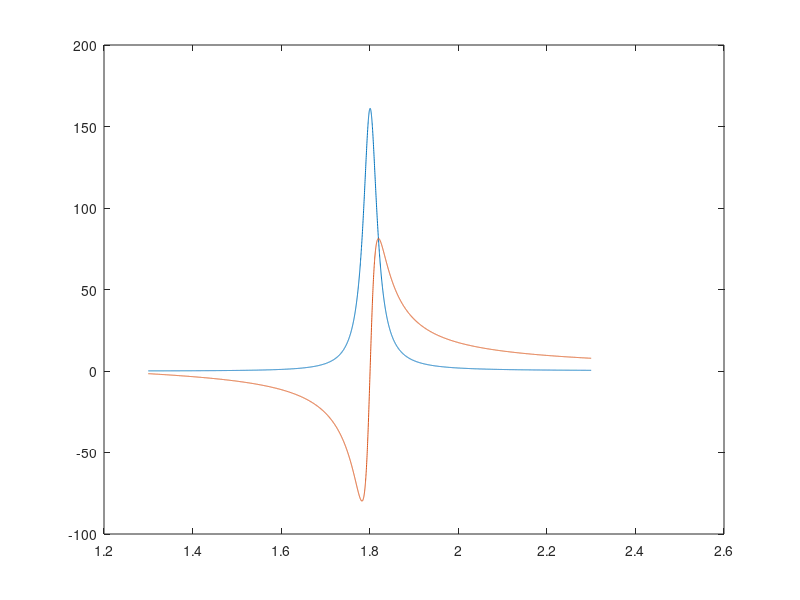

Here is the MATLAB script that generated this plot: (Note: this script raises an error after producing the figure.)
close all; clear; clc; addpath(genpath(fullfile([pwd '\Uni' '\grad' '\NKA' '\project01'])))

%% 1 Patch antenna TLM (Transmission Line Model) design
% universal constants
c = 3e8;
mu0 = 4*pi*1e-7;
% resonant frequency
f_r = 1.8e9;
lambda0 = c/f_r;
k0 = 2*pi/lambda0;
% copper cladding
t = 35e-6;
sigma = 5.6e7;
% substrate DICLAD
h = 1.5e-3;
epsR = 2.6;
tand = 0.0022;
% computational parameters
fSpan = 1e9;                                    % frequency plots span
Nfpoints = 5e3+1;                               % number of freq. points
f = linspace(f_r-fSpan/2, f_r+fSpan/2, Nfpoints);
NLpoints = 5e3;                                 % number of length points

% 1.1
% antenna dimensions
W = c./(2*f)*sqrt(2/(epsR+1));
epsR_eff = (epsR+1)/2+(epsR-1)/2*(1+12*h./W).^(-1/2);
deltaL = 0.412*h.*(((epsR_eff+0.3).*(W/h+0.264))./((epsR_eff-0.258).*(W/h+0.813)));
L_eff = c./(2*f.*sqrt(epsR_eff));
L = L_eff-2*deltaL;
fprintf('1.1\n----\n')
fprintf('f_r = %.2f GHz\n', f_r*1e-9)
fprintf('W(f=f_r) = %.2f mm\n', W(f==f_r)*1e3)
fprintf('L(f=f_r) = %.2f mm\n', L(f==f_r)*1e3)

% 1.2
% radiating slot admittance Y_s = G + iB
G = W/(120*lambda0)*(1-(k0*h)^2/24);            % for h/lambda0 < 1/10
B = W/(120*lambda0)*(1-0.636*log(k0*h));        % for 0.35 < W/lambda0 < 2
Y_s = G + 1i*B;
Z_s = 1./Y_s;

% characteristic impedance Z_c of a microstrip
if W/h <= 1
    Z_c = 60/sqrt(epsR_eff)*log(8*h/W+W/(4*h));
else
    Z_c = 120*pi./(sqrt(epsR_eff).*(W/h+1.393+0.667*log(W/h+1.444)));
end

% input impedance Z_in as a function of:
% L ... position of the feeding point from the edge of the antenna,
% f ... operating frequency
beta = 2*pi*sqrt(epsR_eff)/lambda0;
[L1, L2, Z1, Z2] = deal(zeros(NLpoints, Nfpoints));
for fi = 1:Nfpoints
    L1(:,fi) = linspace(0, L(fi), NLpoints);
    L2(:,fi) = L(fi) - L1(:, fi);
    Z1(:,fi) = Z_c(fi).*(Z_s(fi)+1i*Z_c(fi).*tan(beta(fi).*L1(:,fi)))./(Z_c(fi)+1i.*Z_s(fi).*tan(beta(fi).*L1(:,fi)));
    Z2(:,fi) = Z_c(fi).*(Z_s(fi)+1i*Z_c(fi).*tan(beta(fi).*L2(:,fi)))./(Z_c(fi)+1i.*Z_s(fi).*tan(beta(fi).*L2(:,fi)));
end
Z_in = 1./(1./Z1+1./Z2);

% input impedance frequency plot for L1 == 0 mm
figure(1)
plot(f*1e-9, real(Z_in(1,:)))
hold on
plot(f*1e-9, imag(Z_in(1,:)))
xline(f_r*1e-9, '-.')
yline(0)
hold off
axis tight
grid on
grid minor
xlabel('Frequency [GHz]')
ylabel('[\Omega]')
legend('R_{in}', 'X_{in}')
title('Input impedance of edge-fed antenna')

% module of reflection coefficient frequency plot for L1 == 0 mm
figure(2)
plot(f*1e-9, 20*log10(abs((50-Z_in(1,:))./(50+Z_in(1,:)))))
hold on
xline(f_r*1e-9, '-.')
hold off
axis tight
grid on
grid minor
xlabel('Frequency [GHz]')
ylabel('|\Gamma| [dB]')
title('Reflection coefficient of edge-fed antenna')

% 1.3
% input impedance for L1 == 0 mm, f == f_r
fprintf('\n1.3\n----\n')
fprintf('Z_in(L1=0,f=f_r) = %.2f%+.2fi Ohm\n', real(Z_in(1,f==f_r)), imag(Z_in(1,f==f_r)))

% input impedance feeding point position plot
figure(3)
plot(L1(:,f==f_r)/L(f==f_r), real(Z_in(:,f==f_r)))
hold on
plot(L1(:,f==f_r)/L(f==f_r), imag(Z_in(:,f==f_r)))
line = yline(50, '--', '50');
line.LabelVerticalAlignment = 'bottom';
hold off
axis tight
grid on
grid minor
xlabel('L_1/L [-]')
ylabel('[\Omega]')
legend('R_{in}', 'X_{in}', 'Location', 'southeast')
title('Input impedance at resonant frequency')

% find L for which R_in is approx. 50 Ohm @f==f_r
[R_match, l_match] = min(abs(real(Z_in(:,f==f_r))-50));
R_match = R_match + 50;
disp(['L_match = ' num2str(round(L1(l_match,f==f_r)*1e3, 2)) ' mm'])
% disp(['R_match = ' num2str(round(R_match, 2)) ' Ohm'])

% input impedance frequency plot for L == L_match
figure(4)
plot(f*1e-9, real(Z_in(l_match,:)))
hold on
plot(f*1e-9, imag(Z_in(l_match,:)))
xline(f_r*1e-9, '-.')
hold off
axis tight
grid on
grid minor
xlabel('Frequency [GHz]')
ylabel('[\Omega]')
legend('R_{in}', 'X_{in}')
title('Input impedance of matched antenna')

% module of reflection coefficient frequency plot for L == L_match
figure(5)
Gamma_match_dB = 20*log10(abs((50-Z_in(l_match,:))./(50+Z_in(l_match,:))));
plot(f*1e-9, Gamma_match_dB)
hold on
xline(f_r*1e-9, '-.')
hold off
axis tight
grid on
grid minor
xlabel('Frequency [GHz]')
ylabel('|\Gamma| [dB]')
title('Reflection coefficient of matched antenna')

% 1.4
% Q-factor defined as the ratio of energy accumulated in cavity over
% energy lost in materials
Q_d = 1/tand;                                   % dielectric
Q_c = sqrt(pi*f_r*mu0*sigma*t);                 % conductor
Q_r = c*sqrt(epsR)/(4*f_r*h);                   % radiation
Q_t = 1/(1/Q_d+1/Q_c+1/Q_r);                    % total

% analytical formula for bandwidth of VSWR < 2
% BW = (VSWR-1)/(Q_t*sqrt(VSWR))
BW_analytic = 1/(Q_t*sqrt(2))*100;
fprintf('\n1.4\n----\n')
fprintf('Analytically: BW(VSWR<2) = %.2f %%\n', BW_analytic)

% determine BW(VSWR<2) (|Gamma(VSWR=2)| = -9.54 dB) from computed |Gamma|
[~, f_VSWR2] = min(abs(Gamma_match_dB+9.54));
BW_numeric = abs(Nfpoints-2*f_VSWR2)/Nfpoints*100;
fprintf('Numerically:  BW(VSWR<2) = %.2f %%\n', BW_numeric)

% 1.5
% evaluate BW(VSWR<2) according to the analytical formula for commonly
% manufactured ranges of values of h and epsR
hRange = 0.5e-3:0.1e-3:5e-3;
epsRRange = 1:0.1:10;
Q_d = 1/tand;
Q_c = sqrt(pi*f_r*mu0*sigma*t);
Q_r = zeros(length(epsRRange), length(hRange));
for i = 1:length(epsRRange)
    Q_r(i,:) = c*sqrt(epsRRange(i))./(4*f_r*hRange(:));
end
Q_t = 1./(1/Q_d+1/Q_c+1./Q_r);
BW_analytic = 1./(Q_t*sqrt(2))*100;

figure(6)
plot(hRange*1e3, BW_analytic(epsRRange==epsR,:))
line = xline(h*1e3, '--', 'h');
line.LabelVerticalAlignment = 'bottom';
axis tight
grid on
grid minor
xlabel('h [mm]')
ylabel('BW(VSWR<2) [%]')
title(['Antenna bandwidth of VSWR < 2 for epsR = ' num2str(epsR)])

figure(7)
plot(epsRRange, BW_analytic(:,hRange==h))
line = xline(epsR, '--', 'epsR');
line.LabelVerticalAlignment = 'bottom';
axis tight
grid on
grid minor
xlabel('epsR [-]')
ylabel('BW(VSWR<2) [%]')
title(['Antenna bandwidth of VSWR < 2 for h = ' num2str(h*1e3) ' mm'])

% 1.6
theta = linspace(-pi/2, pi/2, 180);
F_E = sin(k0*h/2.*cos(theta))./(k0*h/2.*cos(theta)).*cos(k0*L_eff(f==f_r)/2.*sin(theta));
F_H = cos(theta).*sin(k0*h/2.*cos(theta))./(k0*h/2.*cos(theta)).*sin(k0*W(f==f_r)/2.*sin(theta))./(k0*W(f==f_r)/2.*sin(theta));

figure(81)
polaraxes( ...
    'RLim', [-40 0], ...
    'ThetaLim', [-90 90], ...
    'thetadir', 'clockwise', ...
    'thetazerolocation', 'top');
hold on
polarplot(theta, 10*log10(F_E)/max(F_E))
hold off
title('Normalized elevation field pattern')

figure(91)
polaraxes( ...
    'RLim', [-40 0], ...
    'ThetaLim', [-90 90], ...
    'thetadir', 'clockwise', ...
    'thetazerolocation', 'top');
hold on
polarplot(theta, 10*log10(F_H)/max(F_H))
hold off
title('Normalized azimuthal field pattern')

%% 2 Patch antenna measurement
patch4mm = sparameters(fullfile('data', '01 PATCH.S1P'));
patch16mm = sparameters(fullfile('data', '03 PATCH.S1P'));
patch28mm = sparameters(fullfile('data', '05 PATCH.S1P'));
% fMeas = patch4mm.Frequencies;
% NfpointsMeas = length(fMeas);

L4mm = find(round(L1(:,f==f_r),3)==4e-3);
L4mm = L4mm(ceil(end/2));
L16mm = find(round(L1(:,f==f_r),3)==16e-3);
L16mm = L16mm(ceil(end/2));
L26mm = find(round(L1(:,f==f_r),3)==26e-3);
L26mm = L26mm(ceil(end/2));

figure(11)
rfplot(patch4mm)
% rfplot(patch16mm)
% rfplot(patch28mm)
hold on
plot(f*1e-9, 20*log10(abs((50-Z_in(L4mm,:))./(50+Z_in(L4mm,:)))))
hold off
xlabel('Frequency [GHz]')
ylabel('|S_{11}| [dB]')
legend('Measured data', 'TLM', 'Location', 'southeast')
title('')
